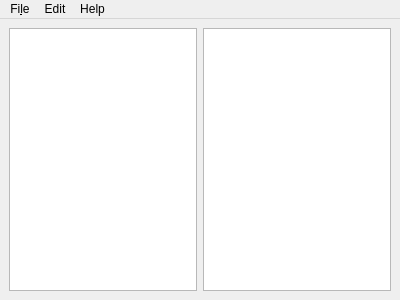
<?xml version="1.0" encoding="UTF-8"?>
<ui version="4.0">
 <class>UconfigEditor</class>
 <widget class="QMainWindow" name="UconfigEditor">
  <property name="geometry">
   <rect>
    <x>0</x>
    <y>0</y>
    <width>400</width>
    <height>300</height>
   </rect>
  </property>
  <property name="windowTitle">
   <string>MainWindow</string>
  </property>
  <widget class="QWidget" name="centralwidget">
   <layout class="QHBoxLayout" name="horizontalLayout">
    <item>
     <widget class="QTreeView" name="treeSubentry"/>
    </item>
    <item>
     <widget class="QTableView" name="listKey">
      <property name="showGrid">
       <bool>false</bool>
      </property>
      <attribute name="horizontalHeaderStretchLastSection">
       <bool>true</bool>
      </attribute>
      <attribute name="verticalHeaderVisible">
       <bool>false</bool>
      </attribute>
     </widget>
    </item>
   </layout>
  </widget>
  <widget class="QMenuBar" name="menubar">
   <property name="geometry">
    <rect>
     <x>0</x>
     <y>0</y>
     <width>400</width>
     <height>28</height>
    </rect>
   </property>
   <widget class="QMenu" name="menuFile">
    <property name="title">
     <string>Fi&amp;le</string>
    </property>
    <addaction name="actionNew"/>
    <addaction name="separator"/>
    <addaction name="actionOpen"/>
    <addaction name="actionSave"/>
    <addaction name="separator"/>
    <addaction name="actionSaveAs"/>
    <addaction name="separator"/>
    <addaction name="actionQuit"/>
   </widget>
   <widget class="QMenu" name="menuEdit">
    <property name="title">
     <string>Edit</string>
    </property>
    <addaction name="actionFind"/>
    <addaction name="separator"/>
    <addaction name="actionCopy"/>
    <addaction name="actionCut"/>
    <addaction name="actionPaste"/>
    <addaction name="separator"/>
    <addaction name="actionDuplicate"/>
   </widget>
   <widget class="QMenu" name="menuHelp">
    <property name="title">
     <string>Help</string>
    </property>
    <addaction name="actionAbout"/>
   </widget>
   <addaction name="menuFile"/>
   <addaction name="menuEdit"/>
   <addaction name="menuHelp"/>
  </widget>
  <action name="actionNew">
   <property name="text">
    <string>&amp;New</string>
   </property>
   <property name="shortcut">
    <string>Ctrl+N</string>
   </property>
  </action>
  <action name="actionOpen">
   <property name="text">
    <string>&amp;Open</string>
   </property>
   <property name="shortcut">
    <string>Ctrl+O</string>
   </property>
  </action>
  <action name="actionSave">
   <property name="text">
    <string>&amp;Save</string>
   </property>
   <property name="shortcut">
    <string>Ctrl+S</string>
   </property>
  </action>
  <action name="actionSaveAs">
   <property name="text">
    <string>Save &amp;as</string>
   </property>
   <property name="shortcut">
    <string>Ctrl+Shift+S</string>
   </property>
  </action>
  <action name="actionQuit">
   <property name="text">
    <string>&amp;Quit</string>
   </property>
   <property name="shortcut">
    <string>Ctrl+Q</string>
   </property>
  </action>
  <action name="actionFind">
   <property name="text">
    <string>&amp;Find</string>
   </property>
   <property name="shortcut">
    <string>Ctrl+F</string>
   </property>
  </action>
  <action name="actionCopy">
   <property name="text">
    <string>&amp;Copy</string>
   </property>
   <property name="shortcut">
    <string>Ctrl+C</string>
   </property>
  </action>
  <action name="actionCut">
   <property name="text">
    <string>C&amp;ut</string>
   </property>
   <property name="shortcut">
    <string>Ctrl+X</string>
   </property>
  </action>
  <action name="actionPaste">
   <property name="text">
    <string>&amp;Paste</string>
   </property>
   <property name="shortcut">
    <string>Ctrl+V</string>
   </property>
  </action>
  <action name="actionDuplicate">
   <property name="text">
    <string>&amp;Duplicate</string>
   </property>
   <property name="shortcut">
    <string>Ctrl+V</string>
   </property>
  </action>
  <action name="actionAbout">
   <property name="text">
    <string>&amp;About</string>
   </property>
   <property name="shortcut">
    <string>F1</string>
   </property>
  </action>
 </widget>
 <resources/>
 <connections/>
</ui>
